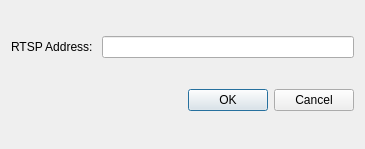
<?xml version="1.0" encoding="UTF-8"?>
<ui version="4.0">
 <class>Dialog</class>
 <widget class="QDialog" name="Dialog">
  <property name="geometry">
   <rect>
    <x>0</x>
    <y>0</y>
    <width>365</width>
    <height>149</height>
   </rect>
  </property>
  <property name="windowTitle">
   <string>Input IP camera RTSP Address</string>
  </property>
  <layout class="QGridLayout" name="gridLayout_2">
   <item row="0" column="0">
    <widget class="QLabel" name="label">
     <property name="text">
      <string>RTSP Address: </string>
     </property>
    </widget>
   </item>
   <item row="0" column="1">
    <widget class="QLineEdit" name="lineEdit"/>
   </item>
   <item row="1" column="1">
    <widget class="QDialogButtonBox" name="buttonBox">
     <property name="orientation">
      <enum>Qt::Horizontal</enum>
     </property>
     <property name="standardButtons">
      <set>QDialogButtonBox::Cancel|QDialogButtonBox::Ok</set>
     </property>
    </widget>
   </item>
  </layout>
 </widget>
 <resources/>
 <connections>
  <connection>
   <sender>buttonBox</sender>
   <signal>accepted()</signal>
   <receiver>Dialog</receiver>
   <slot>accept()</slot>
   <hints>
    <hint type="sourcelabel">
     <x>248</x>
     <y>254</y>
    </hint>
    <hint type="destinationlabel">
     <x>157</x>
     <y>274</y>
    </hint>
   </hints>
  </connection>
  <connection>
   <sender>buttonBox</sender>
   <signal>rejected()</signal>
   <receiver>Dialog</receiver>
   <slot>reject()</slot>
   <hints>
    <hint type="sourcelabel">
     <x>316</x>
     <y>260</y>
    </hint>
    <hint type="destinationlabel">
     <x>286</x>
     <y>274</y>
    </hint>
   </hints>
  </connection>
 </connections>
</ui>
